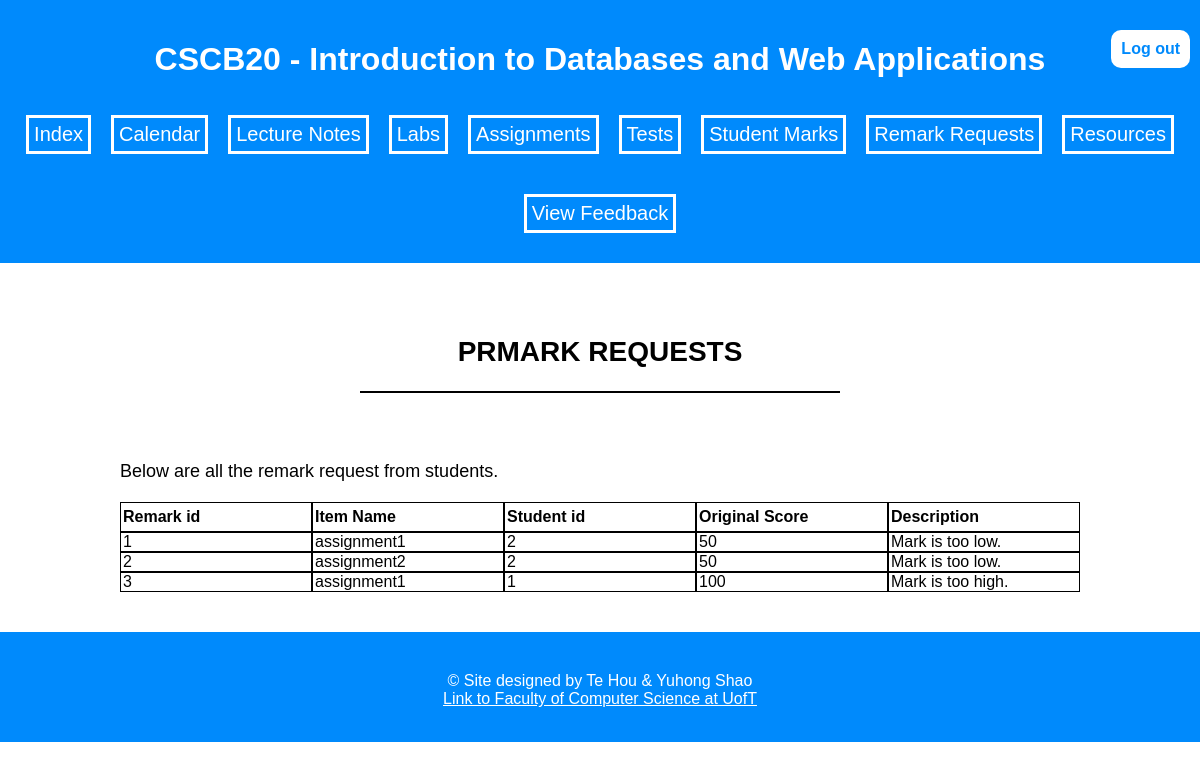
Page /i_remarks (signed in) on the committed database.
### tables this page shows
CREATE TABLE "RemarkRequest" (
	"rid"	INTEGER PRIMARY KEY AUTOINCREMENT,
	"mid"	INTEGER,
	"desc"	TEXT
);

CREATE TABLE "Marks" (
	"mid"	INTEGER PRIMARY KEY AUTOINCREMENT,
	"sid"	INTEGER,
	"item"	TEXT,
	"score"	INTEGER
);

### app.py (the view)
@app.route('/i_remarks', methods=["GET"])
def i_remarks():
    if 'username' not in session:
        return render_template('login.html')
    elif session['username'][1] == 1:
        return render_template('s_index.html')
    user = returnUserByUsername(session['username'][0])
    marks = returnAllMarks()
    remarks = returnAllRemarks()
    return render_template('i_remarks.html', marks=marks, remarks=remarks, message="")

### app.py (called while the page is built)
def returnUserByUsername(username):
    sql = """SELECT * FROM Accounts
            WHERE Accounts.username = '{}'""".format(username)
    with dbEngine.begin() as connection:
        result = connection.execute(text(sql))
        res = [dict(row) for row in result]
        return res[0]

def returnAllMarks():
    sql = """SELECT * FROM Marks"""
    with dbEngine.begin() as connection:
        result = connection.execute(text(sql))
        res = [dict(row) for row in result]
        return res

def returnAllRemarks():
    sql = """SELECT * FROM RemarkRequest"""
    with dbEngine.begin() as connection:
        result = connection.execute(text(sql))
        res = [dict(row) for row in result]
        return res

### templates/i_remarks.html (shortened to what this page needs)
{% extends "i_base.html" %}
{% block cssFile %}
	<link rel="stylesheet" type="text/css" href="{{ url_for('static',filename='i_marks.css') }}">
{% endblock %}
{% block pname %}PRMARK REQUESTS{% endblock %}
{% block content %}
	<div class = "Remarks">
		<div class = "info">
			<p>Below are all the remark request from students.
			</p>
		</div>
		<div class = "flextable">
			<div class="row">
				<div class="column h">Remark id</div>
				<div class="column h">Item Name</div>
				<div class="column h">Student id</div>
				<div class="column h">Original Score</div>
				<div class="column h">Description</div>
			</div>
			{% for remark in remarks %}
				<div class="row">
					<div class="column">{{remark.rid}}</div>
					<div class="column">{{marks[remark.mid - 1].item}}</div>
					<div class="column">{{marks[remark.mid - 1].sid}}</div>
					<div class="column">{{marks[remark.mid - 1].score}}</div>
					<div class="column">{{remark.desc}}</div>
				</div>
			{% endfor %}
		</div>
	</div>
{% endblock %}

### static/common.css (style rules this page uses)
body { font-family: "Lucida Sans Unicode", "Lucida Grande", sans-serif; }
p { font-family: "Lucida Sans Unicode", "Lucida Grande", sans-serif; font-size: 18px; }
body { min-height: calc(100vh - 70px); margin: 0; padding: 0; border:0; }
.flextable { display: flex; width:100%; justify-content: center; flex-direction: column; margin-bottom: 40px; margin-top: 20px; }
.row { display: flex; flex-direction: row; justify-content: center; width: 100% }
.column { width: 25%; border: 1px black solid; padding-left: 2px; padding-right: 2px; }
.h { padding-bottom:5px; padding-top:5px; font-weight: bold; }

### rows in the picture
RemarkRequest: rid "1", mid.item "assignment1", mid.sid "2", mid.score "50", desc "Mark is too low."
RemarkRequest: rid "2", mid.item "assignment2", mid.sid "2", mid.score "50", desc "Mark is too low."
RemarkRequest: rid "3", mid.item "assignment1", mid.sid "1", mid.score "100", desc "Mark is too high."
